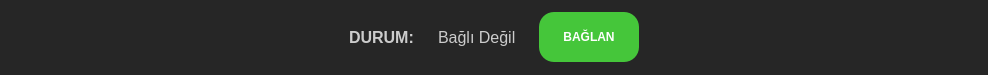
   <widget class="QWidget" name="topBar" native="true">
    <property name="geometry">
     <rect>
      <x>200</x>
      <y>0</y>
      <width>988</width>
      <height>75</height>
     </rect>
    </property>
    <property name="minimumSize">
     <size>
      <width>0</width>
      <height>75</height>
     </size>
    </property>
    <property name="styleSheet">
     <string notr="true">
QLabel{
	color: white;
}
/* Tüm widget'lar için genel stil */
QWidget {
    color: #cccccc;
   background-color:rgb(38, 38, 38);
}

/* Butonlar için stil */
QPushButton {
    background-color: #45C63A;
    border: none;
    padding: 5px;
    border-radius: 15px;
    color: white;
	font-weight:bold;
}

QPushButton:hover {
    background-color: rgb(255, 182, 45);
}
QPushButton:pressed {
	background-color: rgb(255, 182, 85)
}
</string>
    </property>
    <layout class="QHBoxLayout" name="horizontalLayout">
     <item>
      <spacer name="horizontalSpacer_5">
       <property name="orientation">
        <enum>Qt::Horizontal</enum>
       </property>
       <property name="sizeHint" stdset="0">
        <size>
         <width>338</width>
         <height>20</height>
        </size>
       </property>
      </spacer>
     </item>
     <item>
      <widget class="QLabel" name="label_3">
       <property name="styleSheet">
        <string notr="true">font-size:12pt;
font-weight:bold;</string>
       </property>
       <property name="text">
        <string>DURUM:</string>
       </property>
      </widget>
     </item>
     <item>
      <spacer name="horizontalSpacer_3">
       <property name="orientation">
        <enum>Qt::Horizontal</enum>
       </property>
       <property name="sizeHint" stdset="0">
        <size>
         <width>0</width>
         <height>20</height>
        </size>
       </property>
      </spacer>
     </item>
     <item>
      <widget class="QLabel" name="label_4">
       <property name="styleSheet">
        <string notr="true">font-size:12pt;</string>
       </property>
       <property name="text">
        <string>Bağlı Değil</string>
       </property>
      </widget>
     </item>
     <item>
      <spacer name="horizontalSpacer_4">
       <property name="orientation">
        <enum>Qt::Horizontal</enum>
       </property>
       <property name="sizeHint" stdset="0">
        <size>
         <width>4</width>
         <height>20</height>
        </size>
       </property>
      </spacer>
     </item>
     <item>
      <widget class="QPushButton" name="cihazaBaglanButton">
       <property name="minimumSize">
        <size>
         <width>100</width>
         <height>50</height>
        </size>
       </property>
       <property name="text">
        <string>BAĞLAN</string>
       </property>
      </widget>
     </item>
     <item>
      <spacer name="horizontalSpacer_2">
       <property name="orientation">
        <enum>Qt::Horizontal</enum>
       </property>
       <property name="sizeHint" stdset="0">
        <size>
         <width>338</width>
         <height>20</height>
        </size>
       </property>
      </spacer>
     </item>
    </layout>
   </widget>
